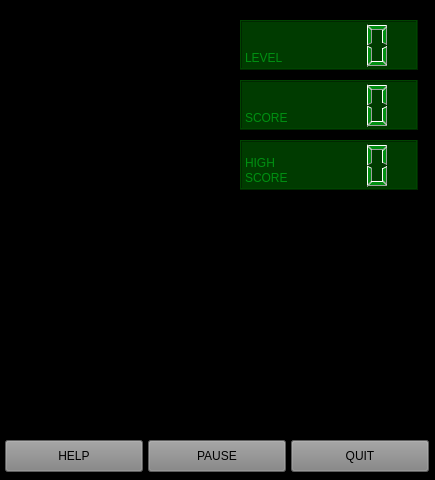
<?xml version="1.0" encoding="UTF-8"?>
<ui version="4.0">
 <class>SnakeWidget</class>
 <widget class="QWidget" name="SnakeWidget">
  <property name="geometry">
   <rect>
    <x>0</x>
    <y>0</y>
    <width>435</width>
    <height>480</height>
   </rect>
  </property>
  <property name="windowTitle">
   <string>Form</string>
  </property>
  <property name="styleSheet">
   <string notr="true">background-color: rgb(0, 0, 0);
color: rgb(255, 255, 255);</string>
  </property>
  <widget class="QPushButton" name="closeButton">
   <property name="geometry">
    <rect>
     <x>291</x>
     <y>440</y>
     <width>138</width>
     <height>32</height>
    </rect>
   </property>
   <property name="styleSheet">
    <string notr="true">background-color: rgb(130, 130, 130);
color: rgb(0, 0, 0);</string>
   </property>
   <property name="text">
    <string>QUIT</string>
   </property>
  </widget>
  <widget class="QPushButton" name="pauseButton">
   <property name="geometry">
    <rect>
     <x>148</x>
     <y>440</y>
     <width>138</width>
     <height>32</height>
    </rect>
   </property>
   <property name="styleSheet">
    <string notr="true">background-color: rgb(130, 130, 130);
color: rgb(0, 0, 0);</string>
   </property>
   <property name="text">
    <string>PAUSE</string>
   </property>
  </widget>
  <widget class="QPushButton" name="helpButton">
   <property name="geometry">
    <rect>
     <x>5</x>
     <y>440</y>
     <width>138</width>
     <height>32</height>
    </rect>
   </property>
   <property name="styleSheet">
    <string notr="true">background-color: rgb(130, 130, 130);
color: rgb(0, 0, 0);</string>
   </property>
   <property name="text">
    <string>HELP</string>
   </property>
  </widget>
  <widget class="QLCDNumber" name="level">
   <property name="geometry">
    <rect>
     <x>240</x>
     <y>20</y>
     <width>178</width>
     <height>50</height>
    </rect>
   </property>
   <property name="styleSheet">
    <string notr="true">background-color: rgb(0, 59, 0);
color: rgb(0, 143, 17);</string>
   </property>
  </widget>
  <widget class="QLCDNumber" name="score">
   <property name="geometry">
    <rect>
     <x>240</x>
     <y>80</y>
     <width>178</width>
     <height>50</height>
    </rect>
   </property>
   <property name="styleSheet">
    <string notr="true">background-color: rgb(0, 59, 0);
color: rgb(0, 143, 17);</string>
   </property>
  </widget>
  <widget class="QLCDNumber" name="high_score">
   <property name="geometry">
    <rect>
     <x>240</x>
     <y>140</y>
     <width>178</width>
     <height>50</height>
    </rect>
   </property>
   <property name="styleSheet">
    <string notr="true">background-color: rgb(0, 59, 0);
color: rgb(0, 143, 17);</string>
   </property>
  </widget>
  <widget class="QLabel" name="level_label">
   <property name="geometry">
    <rect>
     <x>245</x>
     <y>50</y>
     <width>40</width>
     <height>15</height>
    </rect>
   </property>
   <property name="styleSheet">
    <string notr="true">background-color: rgb(0, 59, 0);
color: rgb(0, 143, 17);</string>
   </property>
   <property name="text">
    <string>LEVEL</string>
   </property>
  </widget>
  <widget class="QLabel" name="score_label">
   <property name="geometry">
    <rect>
     <x>245</x>
     <y>110</y>
     <width>50</width>
     <height>15</height>
    </rect>
   </property>
   <property name="styleSheet">
    <string notr="true">background-color: rgb(0, 59, 0);
color: rgb(0, 143, 17);</string>
   </property>
   <property name="text">
    <string>SCORE</string>
   </property>
  </widget>
  <widget class="QLabel" name="high_score_label_2">
   <property name="geometry">
    <rect>
     <x>245</x>
     <y>170</y>
     <width>50</width>
     <height>15</height>
    </rect>
   </property>
   <property name="styleSheet">
    <string notr="true">background-color: rgb(0, 59, 0);
color: rgb(0, 143, 17);</string>
   </property>
   <property name="text">
    <string>SCORE</string>
   </property>
  </widget>
  <widget class="QLabel" name="high_score_label_1">
   <property name="geometry">
    <rect>
     <x>245</x>
     <y>155</y>
     <width>35</width>
     <height>15</height>
    </rect>
   </property>
   <property name="styleSheet">
    <string notr="true">background-color: rgb(0, 59, 0);
color: rgb(0, 143, 17);</string>
   </property>
   <property name="text">
    <string>HIGH</string>
   </property>
  </widget>
  <zorder>level</zorder>
  <zorder>closeButton</zorder>
  <zorder>pauseButton</zorder>
  <zorder>helpButton</zorder>
  <zorder>score</zorder>
  <zorder>high_score</zorder>
  <zorder>level_label</zorder>
  <zorder>score_label</zorder>
  <zorder>high_score_label_2</zorder>
  <zorder>high_score_label_1</zorder>
 </widget>
 <resources/>
 <connections/>
</ui>
